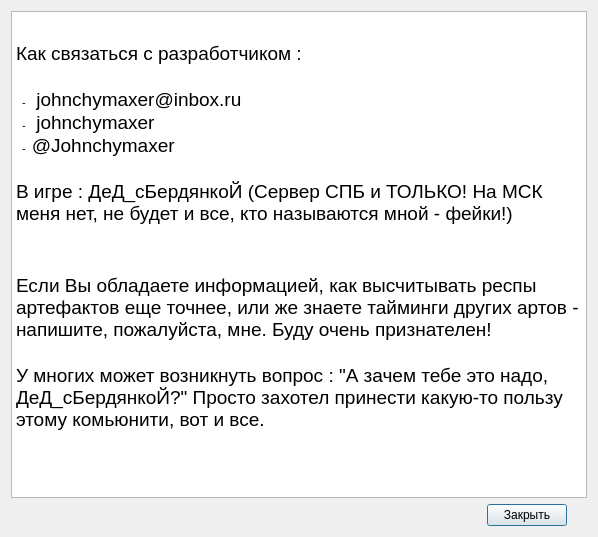
<?xml version="1.0" encoding="UTF-8"?>
<ui version="4.0">
 <class>WriteMe</class>
 <widget class="QDialog" name="WriteMe">
  <property name="geometry">
   <rect>
    <x>0</x>
    <y>0</y>
    <width>598</width>
    <height>537</height>
   </rect>
  </property>
  <property name="windowTitle">
   <string>Обратная связь</string>
  </property>
  <property name="windowIcon">
   <iconset resource="resourses_and_icons.qrc">
    <normaloff>:/Filling/Mainwindow/WriteMeIcon.png</normaloff>:/Filling/Mainwindow/WriteMeIcon.png</iconset>
  </property>
  <layout class="QGridLayout" name="gridLayout">
   <item row="0" column="0">
    <widget class="QTextBrowser" name="textBrowser">
     <property name="html">
      <string>&lt;!DOCTYPE HTML PUBLIC &quot;-//W3C//DTD HTML 4.0//EN&quot; &quot;http://www.w3.org/TR/REC-html40/strict.dtd&quot;&gt;
&lt;html&gt;&lt;head&gt;&lt;meta name=&quot;qrichtext&quot; content=&quot;1&quot; /&gt;&lt;style type=&quot;text/css&quot;&gt;
p, li { white-space: pre-wrap; }
&lt;/style&gt;&lt;/head&gt;&lt;body style=&quot; font-family:'MS Shell Dlg 2'; font-size:8.25pt; font-weight:400; font-style:normal;&quot;&gt;
&lt;p style=&quot;-qt-paragraph-type:empty; margin-top:0px; margin-bottom:0px; margin-left:0px; margin-right:0px; -qt-block-indent:0; text-indent:0px;&quot;&gt;&lt;br /&gt;&lt;/p&gt;
&lt;p style=&quot;-qt-paragraph-type:empty; margin-top:0px; margin-bottom:0px; margin-left:0px; margin-right:0px; -qt-block-indent:0; text-indent:0px;&quot;&gt;&lt;br /&gt;&lt;/p&gt;
&lt;p style=&quot; margin-top:0px; margin-bottom:0px; margin-left:0px; margin-right:0px; -qt-block-indent:0; text-indent:0px;&quot;&gt;&lt;span style=&quot; font-size:14pt;&quot;&gt;Как связаться с разработчиком : &lt;/span&gt;&lt;/p&gt;
&lt;p style=&quot;-qt-paragraph-type:empty; margin-top:0px; margin-bottom:0px; margin-left:0px; margin-right:0px; -qt-block-indent:0; text-indent:0px; font-size:14pt;&quot;&gt;&lt;br /&gt;&lt;/p&gt;
&lt;p style=&quot; margin-top:0px; margin-bottom:0px; margin-left:0px; margin-right:0px; -qt-block-indent:0; text-indent:0px;&quot;&gt;&lt;img src=&quot;:/Filling/OtherWindows/writeme/E-Mail.jpg&quot; width=&quot;42&quot; height=&quot;42&quot; /&gt;  -&lt;span style=&quot; font-size:14pt;&quot;&gt;  johnchymaxer@inbox.ru&lt;/span&gt;&lt;/p&gt;
&lt;p style=&quot; margin-top:0px; margin-bottom:0px; margin-left:0px; margin-right:0px; -qt-block-indent:0; text-indent:0px;&quot;&gt;&lt;img src=&quot;:/Filling/OtherWindows/writeme/Skype.png&quot; width=&quot;42&quot; height=&quot;42&quot; /&gt;  -&lt;span style=&quot; font-size:14pt;&quot;&gt;  johnchymaxer&lt;/span&gt;&lt;/p&gt;
&lt;p style=&quot; margin-top:0px; margin-bottom:0px; margin-left:0px; margin-right:0px; -qt-block-indent:0; text-indent:0px;&quot;&gt;&lt;img src=&quot;:/Filling/OtherWindows/writeme/Telegram.jpg&quot; width=&quot;42&quot; height=&quot;42&quot; /&gt;  -  &lt;span style=&quot; font-size:14pt;&quot;&gt;@Johnchymaxer&lt;/span&gt;&lt;/p&gt;
&lt;p style=&quot;-qt-paragraph-type:empty; margin-top:0px; margin-bottom:0px; margin-left:0px; margin-right:0px; -qt-block-indent:0; text-indent:0px; font-size:14pt;&quot;&gt;&lt;br /&gt;&lt;/p&gt;
&lt;p style=&quot; margin-top:0px; margin-bottom:0px; margin-left:0px; margin-right:0px; -qt-block-indent:0; text-indent:0px;&quot;&gt;&lt;span style=&quot; font-size:14pt;&quot;&gt;В игре : ДеД_сБердянкоЙ (Сервер СПБ и ТОЛЬКО! На МСК меня нет, не будет и все, кто называются мной - фейки!)&lt;/span&gt;&lt;/p&gt;
&lt;p style=&quot;-qt-paragraph-type:empty; margin-top:0px; margin-bottom:0px; margin-left:0px; margin-right:0px; -qt-block-indent:0; text-indent:0px; font-size:14pt;&quot;&gt;&lt;br /&gt;&lt;/p&gt;
&lt;p style=&quot; margin-top:0px; margin-bottom:0px; margin-left:0px; margin-right:0px; -qt-block-indent:0; text-indent:0px;&quot;&gt;&lt;img src=&quot;:/Filling/OtherWindows/writeme/DeD_Game.jpg&quot; /&gt;&lt;/p&gt;
&lt;p style=&quot;-qt-paragraph-type:empty; margin-top:0px; margin-bottom:0px; margin-left:0px; margin-right:0px; -qt-block-indent:0; text-indent:0px;&quot;&gt;&lt;br /&gt;&lt;/p&gt;
&lt;p style=&quot; margin-top:0px; margin-bottom:0px; margin-left:0px; margin-right:0px; -qt-block-indent:0; text-indent:0px;&quot;&gt;&lt;span style=&quot; font-size:14pt;&quot;&gt;Если Вы обладаете информацией, как высчитывать респы артефактов еще точнее, или же знаете тайминги других артов - напишите, пожалуйста, мне. Буду очень признателен!&lt;/span&gt;&lt;/p&gt;
&lt;p style=&quot;-qt-paragraph-type:empty; margin-top:0px; margin-bottom:0px; margin-left:0px; margin-right:0px; -qt-block-indent:0; text-indent:0px; font-size:14pt;&quot;&gt;&lt;br /&gt;&lt;/p&gt;
&lt;p style=&quot; margin-top:0px; margin-bottom:0px; margin-left:0px; margin-right:0px; -qt-block-indent:0; text-indent:0px;&quot;&gt;&lt;span style=&quot; font-size:14pt;&quot;&gt;У многих может возникнуть вопрос : &amp;quot;А зачем тебе это надо, ДеД_сБердянкоЙ?&amp;quot; Просто захотел принести какую-то пользу этому комьюнити, вот и все.&lt;/span&gt;&lt;/p&gt;&lt;/body&gt;&lt;/html&gt;</string>
     </property>
    </widget>
   </item>
   <item row="1" column="0">
    <layout class="QHBoxLayout" name="horizontalLayout">
     <item>
      <spacer name="horizontalSpacer">
       <property name="orientation">
        <enum>Qt::Horizontal</enum>
       </property>
       <property name="sizeHint" stdset="0">
        <size>
         <width>40</width>
         <height>20</height>
        </size>
       </property>
      </spacer>
     </item>
     <item>
      <widget class="QPushButton" name="WriteMePushButton">
       <property name="text">
        <string>Закрыть</string>
       </property>
      </widget>
     </item>
     <item>
      <spacer name="horizontalSpacer_2">
       <property name="orientation">
        <enum>Qt::Horizontal</enum>
       </property>
       <property name="sizeType">
        <enum>QSizePolicy::Fixed</enum>
       </property>
       <property name="sizeHint" stdset="0">
        <size>
         <width>20</width>
         <height>20</height>
        </size>
       </property>
      </spacer>
     </item>
    </layout>
   </item>
  </layout>
 </widget>
 <resources>
  <include location="resourses_and_icons.qrc"/>
 </resources>
 <connections>
  <connection>
   <sender>WriteMePushButton</sender>
   <signal>clicked()</signal>
   <receiver>WriteMe</receiver>
   <slot>close()</slot>
   <hints>
    <hint type="sourcelabel">
     <x>106</x>
     <y>255</y>
    </hint>
    <hint type="destinationlabel">
     <x>199</x>
     <y>249</y>
    </hint>
   </hints>
  </connection>
 </connections>
</ui>
